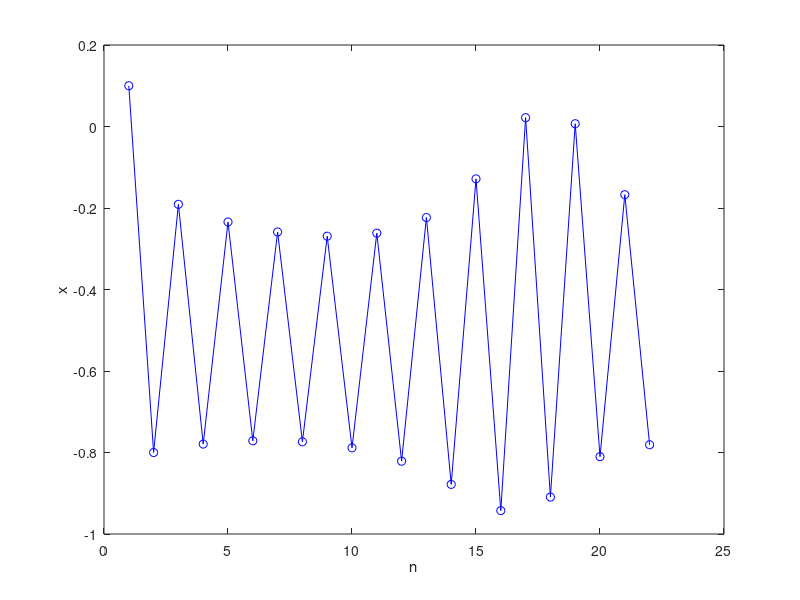
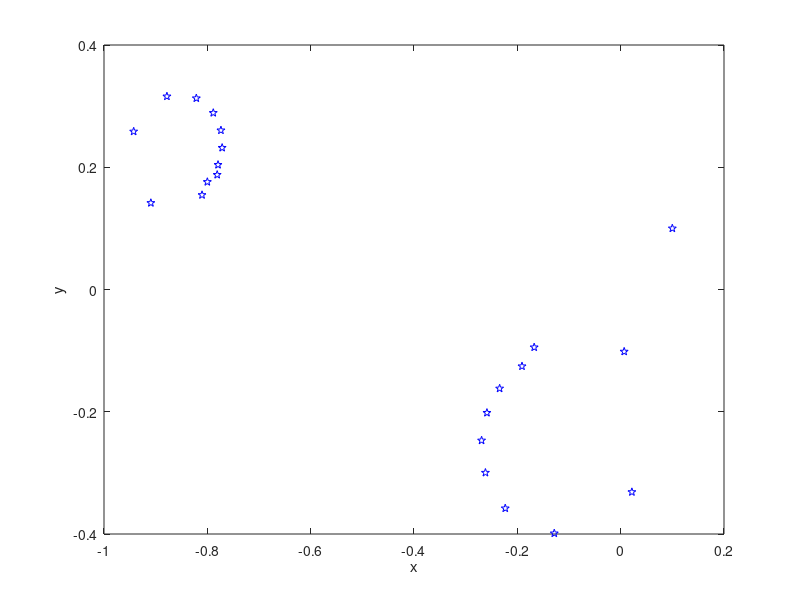
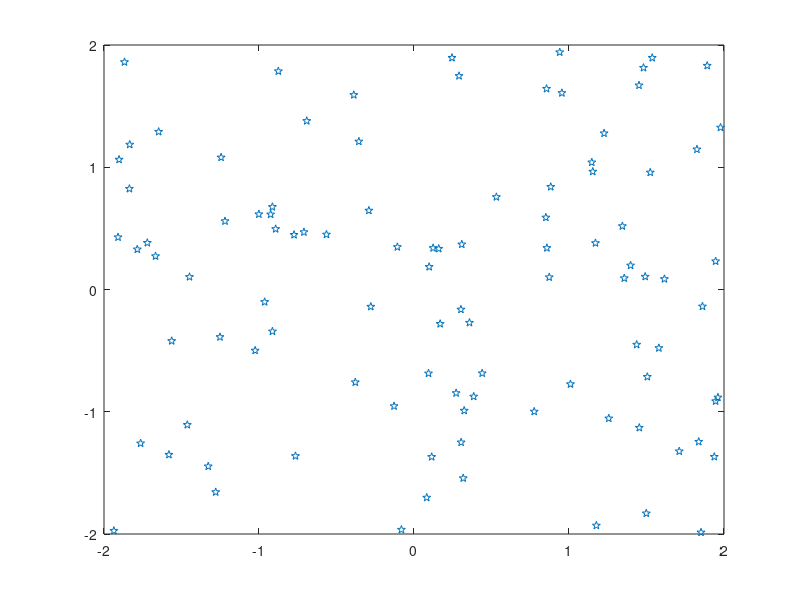
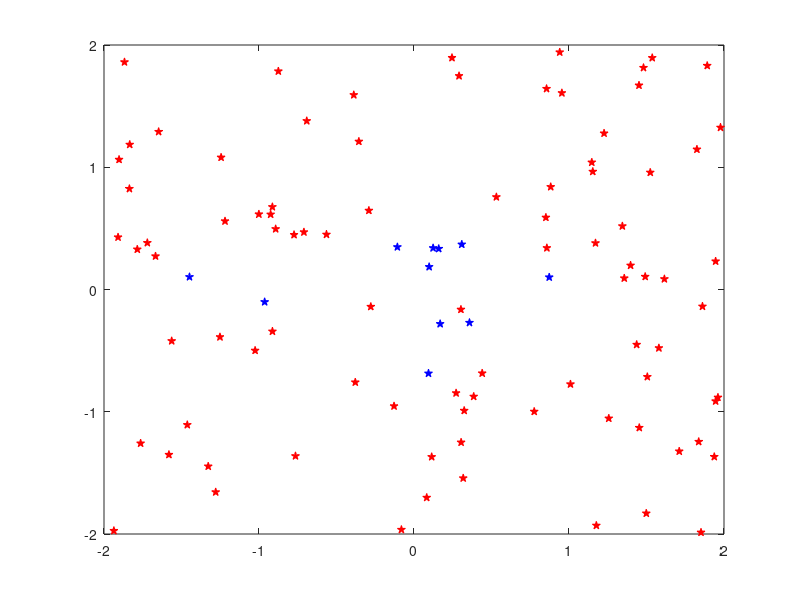

Recreate these plots in MATLAB, in order.
% Day 2 - Project Julia
%% (a) & (b)
c = -0.8; d = 0.156;
% c = .95; d = 0.275;
x(1) = 0.1; y(1) = 0.1;

for n=1:21
    x(n+1) = x(n)^2 - y(n)^2 + c;
    y(n+1) = 2 * x(n) * y(n) + d;
end
figure(1);
plot(1:22,x,'-ob')
xlabel('n'); ylabel('x')
%% (c)
figure(2);
plot(x,y,'pb')
xlabel('x'); ylabel('y')
%% (d)
NSP = 100; % 100 Starting Points
a = -2; b = 2;
xStart = (b-a)*rand(NSP,1) + a; % vector of NSP random #s on [a,b]
yStart = (b-a)*rand(NSP,1) + a;
% check = [min(xStart) max(xStart) min(yStart) max(yStart)]
%% (e)
figure(3);clf;
plot(xStart,yStart,'p')
%% (f)
kin = 1; kout = 1; % starting 2 vectors who will count who's in/out
for i = 1:NSP
    x(1) = xStart(i); y(1) = yStart(i);
    for n=1:21
        x(n+1) = x(n)^2 - y(n)^2 + c;
        y(n+1) = 2 * x(n) * y(n) + d;
    end
    if abs(x(22)) < b && abs(y(22)) < b
        Xin(kin) = x(1);
        Yin(kin) = y(1);
        kin = kin + 1;
    else
        Xout(kout) = x(1);
        Yout(kout) = y(1);
        kout = kout + 1;
    end
end
figure(4);clf;
plot(Xin,Yin,'pb', 'MarkerFaceColor','b');
hold on;
plot(Xout,Yout,'pr','MarkerFaceColor','r');
hold off;
%% (g)
NSP = 1e5; % 100,000 Starting Points
a = -2; b = 2;
xStart = (b-a)*rand(NSP,1) + a; % vector of NSP random #s on [a,b]
yStart = (b-a)*rand(NSP,1) + a;
kin = 1; kout = 1; % starting 2 vectors who will count who's in/out
for i = 1:NSP
    x(1) = xStart(i); y(1) = yStart(i);
    for n=1:21
        x(n+1) = x(n)^2 - y(n)^2 + c;
        y(n+1) = 2 * x(n) * y(n) + d;
    end
    if abs(x(22)) < b && abs(y(22)) < b
        Xin(kin) = x(1);
        Yin(kin) = y(1);
        kin = kin + 1;
    else
        Xout(kout) = x(1);
        Yout(kout) = y(1);
        kout = kout + 1;
    end
end
figure(5);clf;
plot(Xin,Yin,'.b');
hold on;
plot(Xout,Yout,'.r');
hold off;
%% (h) & (i) Bonus
c = -0.836; d = exp(1)/10;
NSP = 1e5; % 1,000,000 Starting Points
a = -2; b = 2;
xStart = (b-a)*rand(NSP,1) + a; % vector of NSP random #s on [a,b]
yStart = (b-a)*rand(NSP,1) + a;
exitTime = zeros(1,NSP); % creating this now saves time later (o.w. exitTime keeps changing size)
for i = 1:NSP
    x = zeros(1,22); y = zeros(1,22); % creating these now saves comp run time later
    x(1) = xStart(i); y(1) = yStart(i);
    for n=1:21
        x(n+1) = x(n)^2 - y(n)^2 + c;
        y(n+1) = 2 * x(n) * y(n) + d;
        if abs(x(n+1)) > b || abs(y(n+1)) > b || n == 21
            exitTime(i) = n+1;
            break
        end
    end
end
figure(6);clf; hold on; box on;
scatter(xStart,yStart,10,exitTime);
colormap cool;
